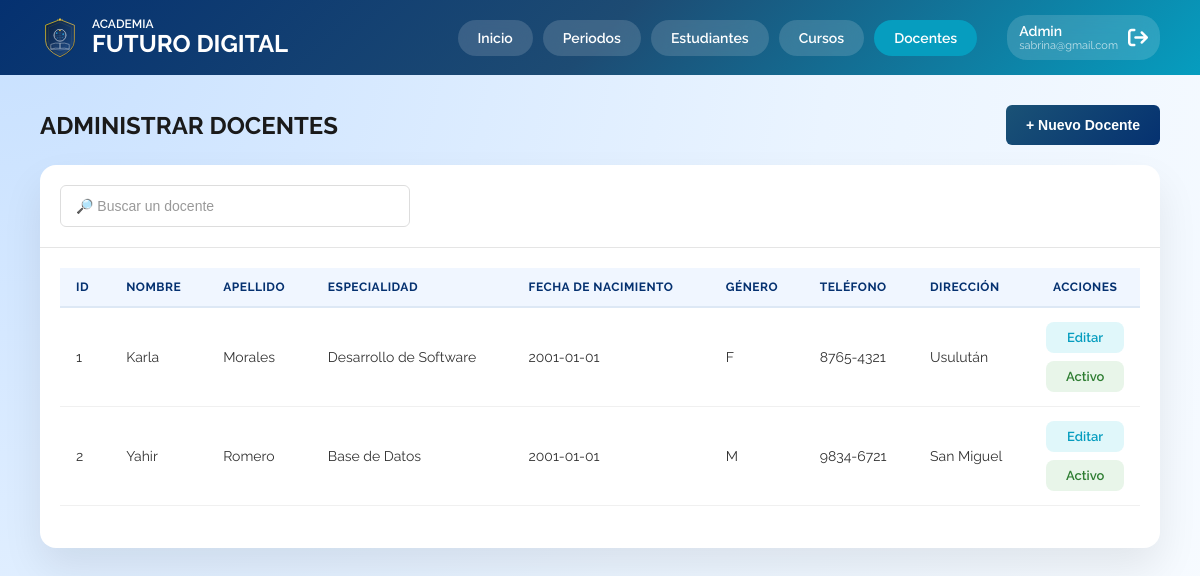
/admin-docentes.php (signed in), run on the app's committed database.
### tables this page shows
CREATE TABLE `docentes` (
  `id` int PRIMARY KEY NOT NULL AUTO_INCREMENT,
  `usuario_id` int NOT NULL,
  `especialidad` varchar(100) DEFAULT NULL,
  `fecha_nacimiento` date DEFAULT NULL,
  `genero` char(1) DEFAULT NULL,
  `salario` decimal(10,2) DEFAULT NULL,
  `telefono` varchar(20) DEFAULT NULL,
  `direccion` varchar(200) DEFAULT NULL,
  UNIQUE KEY `usuario_id` (`usuario_id`),
  CONSTRAINT `fk_docentes_1` FOREIGN KEY (`usuario_id`) REFERENCES `usuarios` (`id`)
);

CREATE TABLE `usuarios` (
  `id` int PRIMARY KEY NOT NULL AUTO_INCREMENT,
  `nombre` varchar(100) NOT NULL,
  `apellido` varchar(100) NOT NULL,
  `correo` varchar(120) NOT NULL,
  `password_hash` varchar(255) NOT NULL,
  `estado` tinyint(1) DEFAULT '1',
  `rol_id` int NOT NULL,
  UNIQUE KEY `correo` (`correo`),
  KEY `rol_id` (`rol_id`),
  CONSTRAINT `fk_usuarios_1` FOREIGN KEY (`rol_id`) REFERENCES `roles` (`id`)
);

### mostrar-tabla-docentes.php (the view)
<?php
include('includes/conexion.php');
$sql = "SELECT
    u.id AS usuario_id,
    d.id AS docente_id,
    u.nombre,
    u.apellido,
    u.correo,
    u.password_hash,
    u.estado,
    d.especialidad,
    d.fecha_nacimiento,
    d.genero,
    d.salario,
    d.telefono,
    d.direccion
    FROM docentes d
    INNER JOIN usuarios u ON d.usuario_id = u.id
    WHERE u.rol_id = 3";
$resultado = mysqli_query($conexion, $sql);
if (mysqli_num_rows($resultado) > 0 ){
?>
    <table class="data-table mobile-cards">
        <thead>
            <tr>
                <th>ID</th>
                <th>Nombre</th>
                <th>Apellido</th>
                <th>Especialidad</th>
                <th>Fecha de Nacimiento</th>
                <th>Género</th>
                <th>Teléfono</th>
                <th>Dirección</th>
                <th>Acciones</th>
            </tr>
        </thead>
        <tbody>
            <?php while($fila = mysqli_fetch_assoc($resultado)){ ?>
            <tr data-id="<?php echo $fila['usuario_id']; ?>">
                <td data-label="ID"><?php echo $fila['docente_id']; ?></td>
                <td data-label="Nombre"><?php echo htmlspecialchars($fila['nombre']); ?></td>
                <td data-label="Apellido"><?php echo htmlspecialchars($fila['apellido']); ?></td>
                <td data-label="Especialidad"><?php echo htmlspecialchars($fila['especialidad']); ?></td>
                <td data-label="Fecha Nac."><?php echo htmlspecialchars($fila['fecha_nacimiento']); ?></td>
                <td data-label="Género"><?php echo htmlspecialchars($fila['genero']); ?></td>
                <td data-label="Teléfono"><?php echo htmlspecialchars($fila['telefono']); ?></td>
                <td data-label="Dirección"><?php echo htmlspecialchars($fila['direccion']); ?></td>
                <td data-label="Acciones" class="acciones-cell">
                    <div class="acciones-texto">
                        <a
                            href="#"
                            class="link-accion abrir-modal-docente"
                            data-docente_id="<?php echo $fila['docente_id']; ?>"
                            data-usuario_id="<?php echo $fila['usuario_id']; ?>"
                            data-nombre="<?php echo htmlspecialchars($fila['nombre']); ?>"
                            data-apellido="<?php echo htmlspecialchars($fila['apellido']); ?>"
                            data-especialidad="<?php echo htmlspecialchars($fila['especialidad']); ?>"
                            data-fecha_nacimiento="<?php echo htmlspecialchars($fila['fecha_nacimiento']); ?>"
                            data-genero="<?php echo htmlspecialchars($fila['genero']); ?>"
                            data-salario="<?php echo htmlspecialchars($fila['salario']); ?>"
                            data-telefono="<?php echo htmlspecialchars($fila['telefono']); ?>"
                            data-direccion="<?php echo htmlspecialchars($fila['direccion']); ?>"
                            data-correo="<?php echo htmlspecialchars($fila['correo']); ?>"
                            data-password_hash="<?php echo htmlspecialchars($fila['password_hash']); ?>"
                            data-estado="<?php echo htmlspecialchars($fila['estado']); ?>"
                            onclick="return false;"
                        >
                            Editar
                        </a>
                        <a
                            href="#"
                             class="link-accion btn-toggle-estado <?php echo ($fila['estado'] == 'Activo' || $fila['estado'] == 1) ? 'estado-activo' : 'estado-inactivo'; ?>"
                             data-usuario_id="<?php echo $fila['usuario_id']; ?>"
                        >
                            <?php echo ($fila['estado'] == 'Activo' || $fila['estado'] == 1) ? 'Activo' : 'Inactivo'; ?>
                        </a>
                    </div>
                </td>
            </tr>
            <?php } ?>
        </tbody>
    </table>
<?php
} else {
    echo '<div class="mensaje-vacio">No hay docentes registrados.</div>';
}
?>

### css/stylesAdmin.css (style rules this page uses)
:root { --primary-blue: #053170; --secondary-blue: #1D4B73; --accent-teal: #069DBF; --accent-teal-light: #e0f7fa; --accent-teal-hover: #057a96; --bg-main: radial-gradient(circle at top left, #c7e0ff, #eaf4ff, #ffffff); --header-gradient: linear-gradient(135deg, #053170, #1D4B73, #069DBF); --btn-gradient: linear-gradient(135deg, #1a5276, #053170); --danger: #e74c3c; --danger-light: #fee2e2; --success: #27ae60; --success-light: #d1fae5; --success-dark: #065f46; --text-main: #1a1a1a; --text-muted: #666; --border-light: #e5e5e5; --border-focus: #dde3ec; --card-shadow: 0 20px 40px rgba(0, 0, 0, 0.08); --modal-overlay: rgba(5, 49, 112, 0.5); --blue-light: #e0f0ff; }
* { margin: 0; padding: 0; box-sizing: border-box; }
.raleway-all { font-family: "Raleway", sans-serif; font-optical-sizing: auto; font-weight: 400; font-style: normal; }
body { background: var(--bg-main); background-size: 100% 200%; font-family: "Raleway", sans-serif; }
.data-table { width: 100%; border-collapse: collapse; font-size: 14px; }
.data-table thead th { background: #f0f6ff; color: var(--primary-blue); font-weight: 700; font-size: 12px; text-transform: uppercase; letter-spacing: 0.5px; padding: 12px 16px; text-align: left; border-bottom: 2px solid #dde8f5; }
.data-table tbody tr { border-bottom: 1px solid #f0f0f0; transition: background 0.2s; }
.data-table tbody td { padding: 14px 16px; color: #333; vertical-align: middle; white-space: nowrap; overflow-wrap: break-word; }
.data-table thead th:last-child, .data-table tbody td:last-child { text-align: center; white-space: nowrap; }
.link-accion { font-size: 13px; font-weight: 600; text-decoration: none; padding: 8px 14px; border-radius: 8px; transition: all 0.2s; white-space: nowrap; flex-shrink: 0; display: flex; align-items: center; justify-content: center; gap: 6px; }
.acciones-texto { display: flex; flex-direction: column; gap: 8px; align-items: stretch; justify-content: center; }
.link-accion.abrir-modal-estudiante, .link-accion.abrir-modal-docente, .link-accion.abrir-modal-periodo, .link-accion.abrir-modal-curso { color: var(--accent-teal); background: var(--accent-teal-light); }
.estado-activo { background-color: #e8f5e9 !important; color: #2e7d32 ; }
@media (min-width: 769px) { .data-table tbody td { white-space: normal; } }
@media (min-width: 769px) { .data-table tbody td:nth-child(2), .data-table tbody td:nth-child(3), .data-table tbody td:nth-child(4), .data-table tbody td:nth-child(8) { white-space: normal; max-width: 200px; } }
@media (min-width: 769px) { .data-table td:nth-child(3), .data-table td:nth-child(4), .data-table td:nth-child(7), .data-table td:nth-child(8) { white-space: normal !important; word-wrap: break-word !important; max-width: 180px !important; text-overflow: ellipsis; } }

### data on the page
docentes: id "1", usuario.nombre "Karla", usuario.apellido "Morales", especialidad "Desarrollo de Software", fecha_nacimiento "2001-01-01", genero "F", telefono "8765-4321", direccion "Usulután"
docentes: id "2", usuario.nombre "Yahir", usuario.apellido "Romero", especialidad "Base de Datos", fecha_nacimiento "2001-01-01", genero "M", telefono "9834-6721", direccion "San Miguel"

### other printed values
$_SESSION["usuario"] "sabrina@gmail.com"
